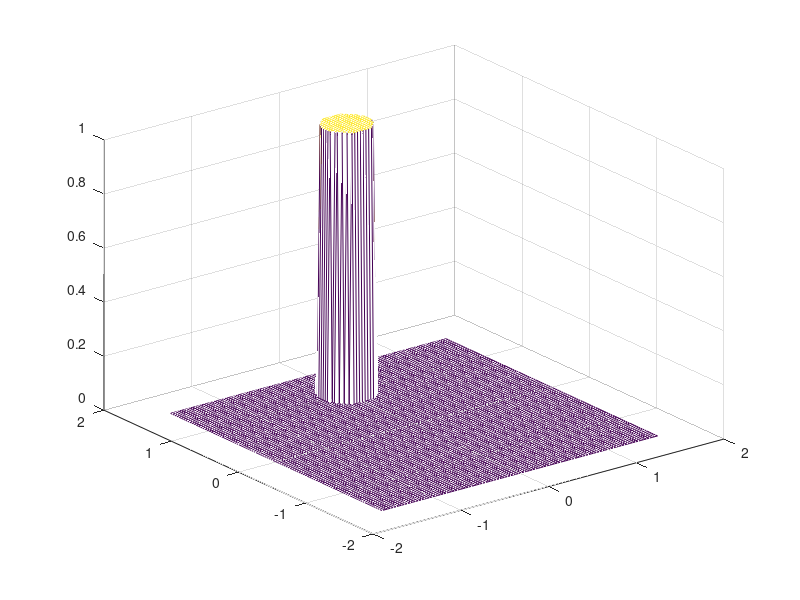

The MATLAB script that drew this image:
N=100;M=100;
center=[1 0];
r=0.25;
rho=zeros(N,M);
x=linspace(-pi/2,pi/2,N);
y=linspace(-pi/2,pi/2,M);

for i=1:N
    for j=1:M
        if (x(i)-center(1))^2+(y(j)-center(2))^2 < r^2
            rho(i,j)=1;
        end
    end
end

mesh(x,y,rho);